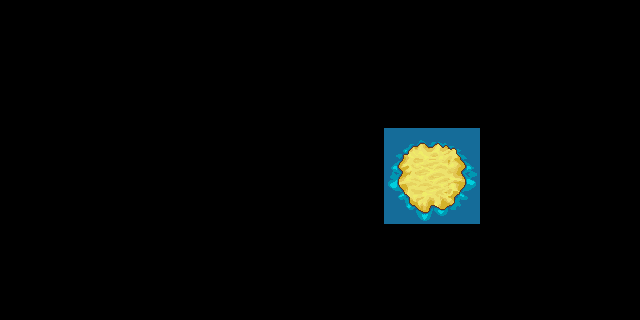

A level layout from a 2D game, rendered from its tile map. Below: a short description, then the map file with its tile-grid data intact:
An orthogonal 20x10 tile map with 32x32 px tiles, 1 tile layer (Tile Layer 1).

<map version="1.10" tiledversion="1.10.2" orientation="orthogonal" renderorder="right-down" width="20" height="10" tilewidth="32" tileheight="32" infinite="0" nextlayerid="2" nextobjectid="1">
 <tileset firstgid="1" name="terrain_atlas" tilewidth="32" tileheight="32" tilecount="1024" columns="32">
  <image source="../terrain_atlas.png" trans="ff00ff" width="1024" height="1024" />
 </tileset>
 <layer id="1" name="Tile Layer 1" width="20" height="10">
  <data encoding="csv">
0,0,0,0,0,0,0,0,0,0,0,0,0,0,0,0,0,0,0,0,
0,0,0,0,0,0,0,0,0,0,0,0,0,0,0,0,0,0,0,0,
0,0,0,0,0,0,0,0,0,0,0,0,0,0,0,0,0,0,0,0,
0,0,0,0,0,0,0,0,0,0,0,0,0,0,0,0,0,0,0,0,
0,0,0,0,0,0,0,0,0,0,0,0,356,357,358,0,0,0,0,0,
0,0,0,0,0,0,0,0,0,0,0,0,388,389,390,0,0,0,0,0,
0,0,0,0,0,0,0,0,0,0,0,0,420,421,422,0,0,0,0,0,
0,0,0,0,0,0,0,0,0,0,0,0,0,0,0,0,0,0,0,0,
0,0,0,0,0,0,0,0,0,0,0,0,0,0,0,0,0,0,0,0,
0,0,0,0,0,0,0,0,0,0,0,0,0,0,0,0,0,0,0,0
</data>
 </layer>
</map>
